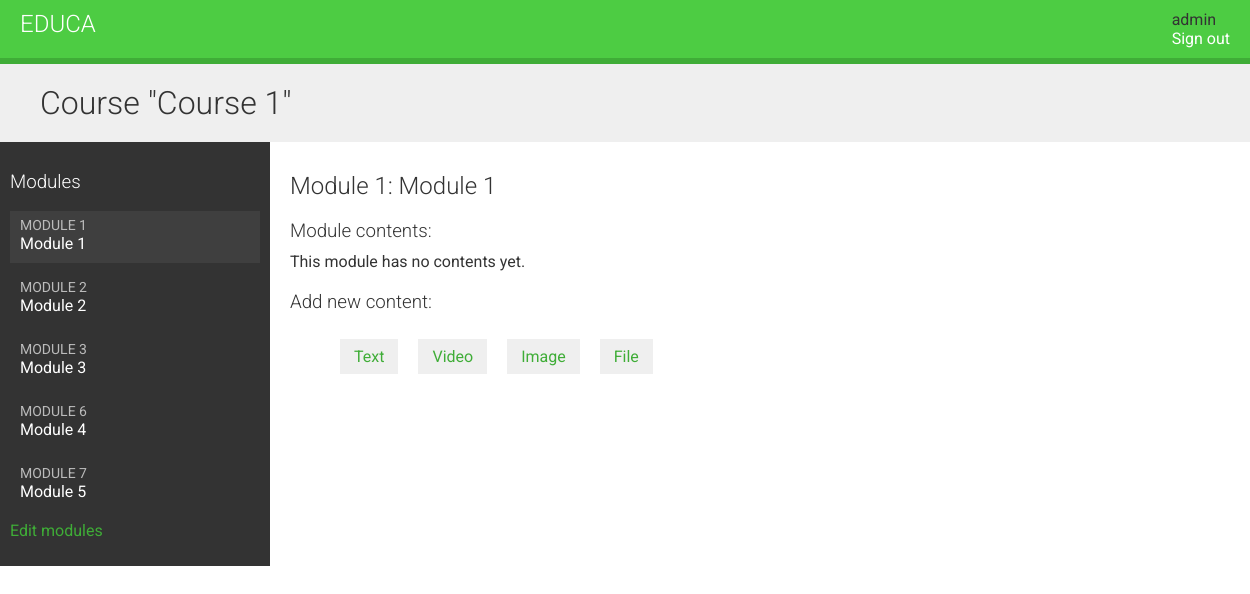
The page /course/module/1/ (signed in) on the database its author committed.
### courses/models.py (models this page shows, shortened)
class Course(models.Model):
    owner = models.ForeignKey(User,
                              related_name='courses_created',
                              on_delete=models.CASCADE)
    subject = models.ForeignKey(Subject,
                                related_name='courses',
                                on_delete=models.CASCADE)
    title = models.CharField(max_length=200)
    slug = models.SlugField(max_length=200, unique=True, blank=True)
    overview = models.TextField()
    created = models.DateTimeField(auto_now_add=True)
    students = models.ManyToManyField(User,
                                    related_name='courses_joined',
                                    blank=True)
    class Meta:
        ordering = ['-created']

class Module(models.Model):
    course = models.ForeignKey(Course,
                               related_name='modules',
                               on_delete=models.CASCADE)
    title = models.CharField(max_length=200)
    description = models.TextField(blank=True)
    order = OrderField(blank=True, for_fields=['course'])
    class Meta:
        ordering = ['order']

### courses/views.py (the view)
# urls.py: path('module/<int:module_id>/', views.ModuleContentListView.as_view(),
class ModuleContentListView(TemplateResponseMixin, View):
    template_name = 'courses/manage/module/content_list.html'
    def get(self, request, module_id):
        module = get_object_or_404(Module,
                                   id=module_id,
                                   course__owner=request.user)
        return self.render_to_response({'module': module})

### courses/templates/courses/manage/module/content_list.html (shortened to what this page needs)
{% extends 'base.html' %}
{% load course %}
{% block content %}
{% with course=module.course %}
    <h1>Course "{{ course.title }}"</h1>
    <div class="contents">
        <h3>Modules</h3>
        <ul id="modules">
            {% for m in course.modules.all %}
                <li data-id="{{ m.id }}" {% if m == module %}class="selected"{% endif %}>
                    <a href="{% url 'module_content_list' m.id %}">
                        <span>
                            Module <span class="order">{{ m.order|add:1 }}</span>
                        </span>
                        <br>
                        {{ m.title }}
                    </a>
                </li>
            {% empty %}
                <li>No modules yet.</li>
            {% endfor %}
        </ul>
        <p><a href="{% url 'course_module_update' course.id %}">Edit modules</a></p>
    </div>
    <div class="module">
        <h2>Module {{ module.order|add:1 }}: {{ module.title }}</h2>
        <h3>Module contents:</h3>
        <div id="module-contents">
            {% for content in module.contents.all %}
            <div data-id="{{ content.id }}">
                {% with item=content.item %}
                <p>{{ item }} ({{ item|model_name }})</p>
                <a href="{% url 'module_content_update' module.id item|model_name item.id %}">Edit</a>
                <form action="{% url 'module_content_delete' content.id %}" method="post">
                    <input type="submit" value="Delete">
                    {% csrf_token %}
                </form>
                {% endwith %}
            </div>
            {% empty %}
                <p>This module has no contents yet.</p>
            {% endfor %}
        </div>
        <h3>Add new content:</h3>
        <ul class="content-types">
            <li>
                <a href="{% url 'module_content_create' module.id 'text' %}">Text</a>
            </li>
            <li>
                <a href="{% url 'module_content_create' module.id 'video' %}">Video</a>
            </li>
            <li>
                <a href="{% url 'module_content_create' module.id 'image' %}">Image</a>
            </li>
            <li>
                <a href="{% url 'module_content_create' module.id 'file' %}">File</a>
            </li>
        </ul>
    </div>
{% endwith %}
{% endblock %}

### courses/templates/base.html (shortened to what this page needs)
{% load static %}
<!DOCTYPE html>
<html lang="en">
<head>
    <link rel="stylesheet" href="{% static 'css/base.css' %}">
</head>
<body>
    <div id="header">
        <a href="/" class="logo">Educa</a>
        <ul class="menu">
            {% if request.user.is_authenticated %}
            <li>{{ request.user }}</li>
            <li><a href="{% url 'logout' %}">Sign out</a></li>
            {% else %}
            <li><a href="{% url 'login' %}">Sign in</a></li>
            {% endif %}
        </ul>
    </div>
    <div id="content">
    {% block content %}
    {% endblock %}
    </div>
</body>
</html>

### courses/static/css/base.css (style rules this page uses)
body { margin:0; font-family:'Roboto', sans-serif; font-weight:400; color:#333; }
a { color:#3fad37; text-decoration:none; }
ul { float:left; }
h1, h2, h3, h4, h5, h6 { font-family:'Roboto', sans-serif; font-weight:300; }
h1 { background:#efefef; width:100%; overflow:auto; padding:20px 0 20px 40px; margin:0; }
.module { padding:10px 20px; float:left; width:600px; }
.module h3 { margin:20px 0 0; padding:0; width:100%; }
.module p { margin:10px 0 20px; width:100%; float:left; }
#header { background:#4dcc43; overflow:auto; padding:10px 20px; border-bottom:6px solid #3fad37; }
#header .logo { text-decoration:none; font-family:'Roboto', sans-serif; font-weight:300; text-transform:uppercase; font-size:24px; color:#fff; float:left; }
#header a { color:#fff; }
#header .menu { list-style:none; float:right; margin:0; padding:0; }
.contents { width:20%; padding:10px; float:left; background:#333; color: #fff; font-family:'Roboto', sans-serif; }
.contents ul { list-style:none; margin:0; padding:0; width:100%; }
.contents ul li { margin:0 0 10px 0; padding:4px 10px 10px; overflow:auto; cursor:move; }
.contents ul li.selected { background:#3f3f3f; }
.contents ul span { text-transform:uppercase; color:#bbb; font-size:14px; }
.contents ul a { display:block; color:#fff; text-decoration:none; }
ul.content-types li { list-style:none; float:left; margin:10px; background:#efefef; padding:8px 14px; }

### rows shown on the page
Course: title "Course 1"
Module: order|add "1", title "Module 1"
Module: order|add "2", title "Module 2"
Module: order|add "3", title "Module 3"
Module: order|add "6", title "Module 4"
Module: order|add "7", title "Module 5"

### other values the page prints
{{ request.user }} "admin"
